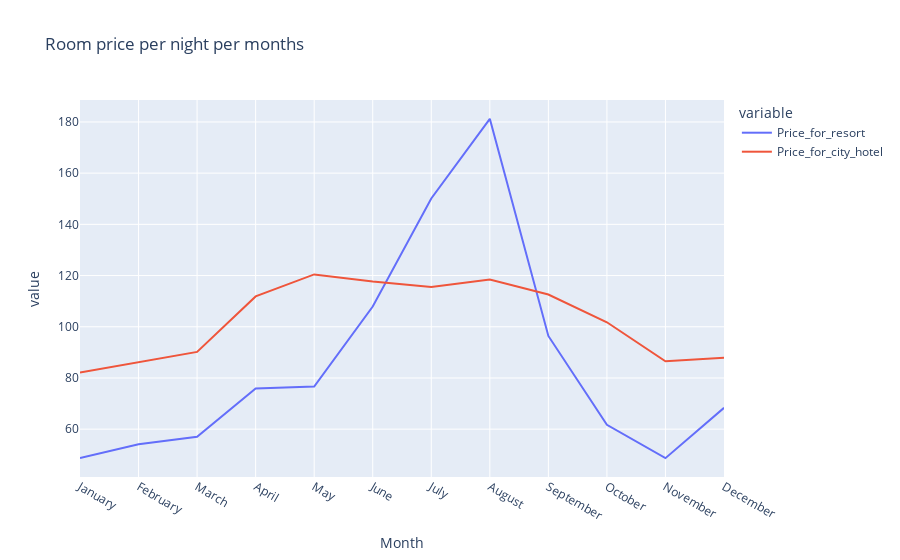

Notebook code for this chart:
### Code cell
px.line(final,x= 'Month',y =['Price_for_resort','Price_for_city_hotel'],title='Room price per night per months')

### Figure 1 — Plotly figure (JSON) as saved in the notebook; plotly's stock layout.template omitted (floating-point values rounded to 4 significant figures)
{"data": [{"hovertemplate": "variable=Price_for_resort<br>Month=%{x}<br>value=%{y}<extra></extra>", "legendgroup": "Price_for_resort", "line": {"color": "#636efa", "dash": "solid"}, "marker": {"symbol": "circle"}, "mode": "lines", "name": "Price_for_resort", "orientation": "v", "showlegend": true, "type": "scatter", "x": ["January", "February", "March", "April", "May", "June", "July", "August", "September", "October", "November", "December"], "xaxis": "x", "y": [48.71, 54.15, 57.01, 75.87, 76.66, 107.9, 150.1, 181.2, 96.42, 61.73, 48.68, 68.32], "yaxis": "y"}, {"hovertemplate": "variable=Price_for_city_hotel<br>Month=%{x}<br>value=%{y}<extra></extra>", "legendgroup": "Price_for_city_hotel", "line": {"color": "#EF553B", "dash": "solid"}, "marker": {"symbol": "circle"}, "mode": "lines", "name": "Price_for_city_hotel", "orientation": "v", "showlegend": true, "type": "scatter", "x": ["January", "February", "March", "April", "May", "June", "July", "August", "September", "October", "November", "December"], "xaxis": "x", "y": [82.16, 86.18, 90.17, 111.9, 120.4, 117.7, 115.6, 118.4, 112.6, 101.7, 86.5, 87.86], "yaxis": "y"}], "layout": {"legend": {"title": {"text": "variable"}, "tracegroupgap": 0}, "title": {"text": "Room price per night per months"}, "xaxis": {"anchor": "y", "domain": [0, 1], "title": {"text": "Month"}}, "yaxis": {"anchor": "x", "domain": [0, 1], "title": {"text": "value"}}}}
